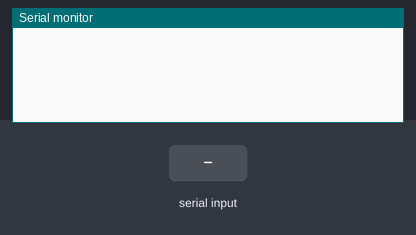
The sketch below on a simulated Arduino Uno, built with avr-gcc and run on an emulated ATmega328P. Parts: the last lines printed to the serial monitor. The inputs (shaded band) are chosen by the test bench. EEPROM starts erased.

Above: at 1.2 s.
1.3 s: "read 1\n" received over Serial
At 3.5 s:
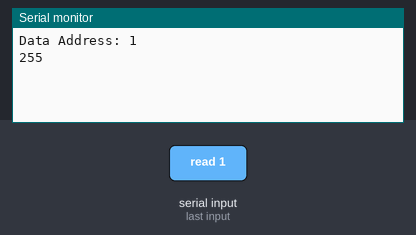
3.8 s: "write 1\n" received over Serial
At 6.1 s:
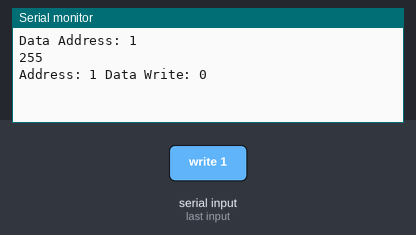

The sketch:

Code.ino
```cpp
#include <EEPROM.h>

int address = 0;
int value;

void setup(void)
{
    Serial.begin(9600);
}

void loop(void)
{
    String s = "";
    s = Serial.readString();

    if(s.startsWith("read")){
        address = s.substring(s.indexOf(' ') + 1).toInt();
        Serial.print("Data Address: ");
        Serial.println(address);
        Serial.println(EEPROM.read(address));
    }
    else if(s.startsWith("write")){
        address = s.substring(6, 7).toInt();
        value = s.substring(8, s.length()).toInt();
        Serial.print("Address: ");
        Serial.print(address);
        Serial.print(" Data Write: ");
        Serial.println(value);
        EEPROM.write(address, value);
    }
}
```

Measured:
- after the input at 1.3 s, the serial monitor: prints a new line after 1.0 s (image 1)
- after the input at 3.8 s, the serial monitor: prints a new line after 1.0 s (image 2)
